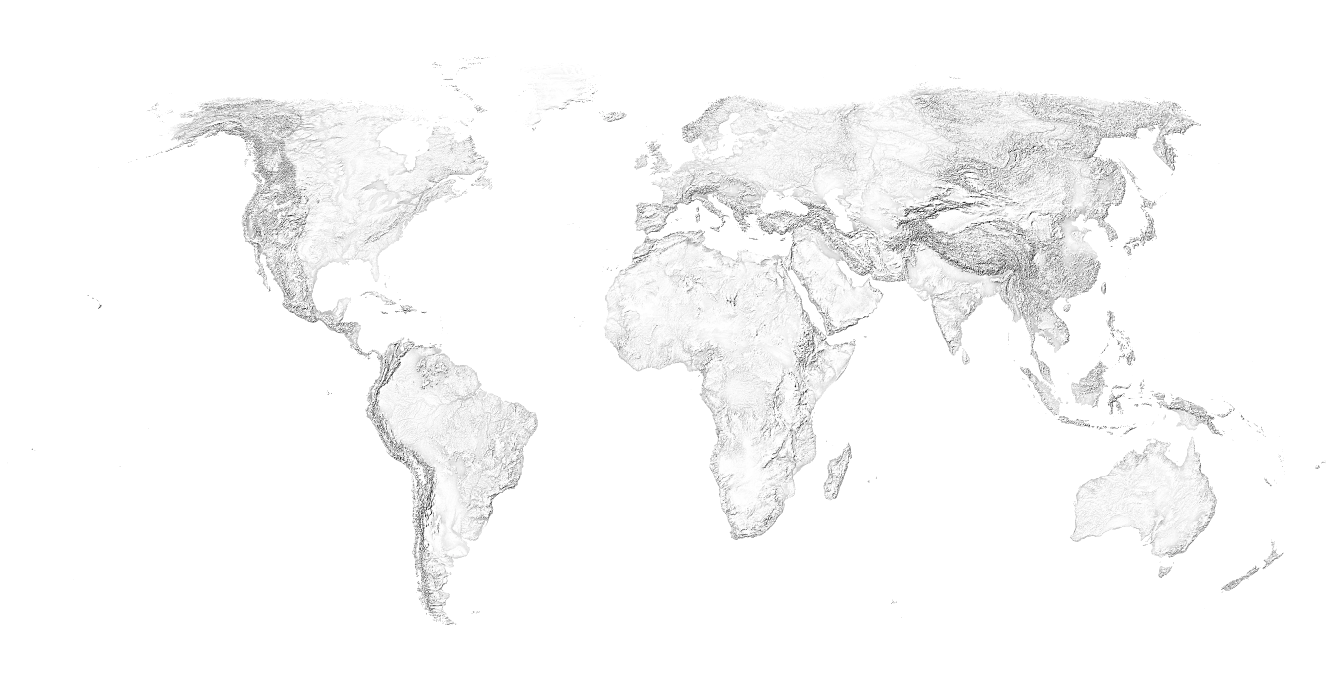
#> input picture relief.webp, 4000 x 2080 px (shown at 1/3 size)
$ python -i build.py   (imports and definitions only)
#> lines starting #> are read from the running program, lines starting #| are printed output that depends on the picture; after the words box and inside, x2 and y2 are one past the last pixel; in counts of white or black regions, pixels touching at a corner belong together
"""Build de l'atlas GeoGuessr : scanne images/, crée les miniatures, écrit data.js.

Usage : double-clic sur build.cmd, ou `python build.py` (Pillow requis : pip install pillow)

Arborescence :
  images/BR Brazil/telephone/DDD.png              pays (les 2 premières lettres = code ISO)
  images/_multi/JP+TW/phone/Japan.png         plusieurs pays
  images/_clusters/cyrillic/language/alphabet.png cluster (pays définis dans config.json)
  images/_world/bollard/europe.png                mondial
  Un dossier type peut combiner plusieurs types : .../bollard+poteau/fichier.png
  Un sous-dossier optionnel dans un type regroupe des fiches : images/ID Indonesia/other/Kabupaten/Java.png
  Le nom du fichier devient le titre de la fiche.
"""
import hashlib
import shutil
import json
import re
import sys
import unicodedata
from pathlib import Path

import numpy as np
from PIL import Image, ImageOps

ROOT = Path(__file__).parent
IMAGES, THUMBS, FULL = ROOT / "images", ROOT / "thumbs", ROOT / "thumbs" / "full"
CACHE_FILE = THUMBS / "_cache.json"
EXTS = {".png", ".jpg", ".jpeg", ".webp", ".gif", ".bmp"}
THUMB_MAX_W, THUMB_MAX_H = 900, 1600   # ~2x la taille affichée, net sur écran haute densité
LOWRES_PX = 1200                       # en dessous (plus grand côté), la fiche est signalée
LIGHT_SHARE = 0.45                     # part de pixels clairs au-delà de laquelle l'image est « sur fond blanc »
INK_COLOUR_MAX = 0.20                  # on n'inverse que si le dessin est quasi monochrome (sinon couleurs massacrées)
ANALYSE_V = 2                          # incrémenter pour forcer la ré-analyse de toutes les fiches

# [1 line that did not run here, left out]
# [1 line that did not run here, left out]
# [1 line that did not run here, left out]
# [1 line that did not run here, left out]
cache = json.loads(CACHE_FILE.read_text(encoding="utf-8")) if CACHE_FILE.exists() else {}

cards, problems, warnings, used_thumbs, used_full = [], [], [], set(), set()

# Titres : le nom de fichier nettoyé (bruit, pays redondant, mots collés), sauf correction dans titles.json
# titles.json : {"chemin/relatif/sous/images.png": "Titre voulu"} ou {"nom du fichier sans extension": "Titre"}
TITLE_FIXES = json.loads((ROOT / "titles.json").read_text(encoding="utf-8")) if (ROOT / "titles.json").exists() else {}
_world_js = (ROOT / "map.js").read_text(encoding="utf-8") if (ROOT / "map.js").exists() else ""
_names = {}
# [7 lines not run here, left out]
TITLE_JUNK = {"final", "version", "hopefully", "updated", "update", "darkmode", "lightmode", "nobg", "copy", "copie",
              "png", "jpg", "jpeg", "webp", "screenshot", "img", "new"}
TITLE_GLUED = {"licenceplates": "licence plates", "licenseplates": "license plates", "stateflags": "state flags",
               "woodenhouse": "wooden house", "areacodes": "area codes", "roadlines": "road lines"}
TITLE_STOP = {"of", "the", "and", "de", "la", "le", "les", "du", "des", "et", "in", "en"}


def _fold(s):
    return "".join(c for c in unicodedata.normalize("NFD", s) if not unicodedata.combining(c)).lower()


# [31 lines left out: function clean_title, not called in this run]

# Trainers : apps.json validé puis injecté dans data.js (la page tourne en file://, pas de fetch possible)
APP_STATUSES = {"live", "wip", "local", "idea", "archived"}   # archived : remplacé par un autre trainer, non affiché
APP_SHOWN = {"live", "wip"}                     # local/idea : pas d'URL en ligne, non affichés
known_iso = {d.name[:2] for d in IMAGES.iterdir() if d.is_dir() and not d.name.startswith("_")} if IMAGES.exists() else set()
apps = json.loads((ROOT / "apps.json").read_text(encoding="utf-8"))["apps"] if (ROOT / "apps.json").exists() else []
seen_ids = set()
# [18 lines not run here, left out]
shown_apps = [a for a in apps if a.get("status") in APP_SHOWN]

# Cœur commun : countries.json -> tgm-core.js (Atlas + copies des trainers qui l'utilisent)
sys.path.insert(0, str(ROOT / "tools"))
import tgm_core  # noqa: E402
# [1 line not run here, left out]


def analyse(src, dst):
    """Crée la miniature WebP et mesure la part de fond clair."""
#> called with src = 'relief.webp', dst = 'out.png'
    with Image.open(src) as im:
#> im is the input picture: PIL image 4000x2080 RGBA; mean R, G, B, A 221.6, 221.6, 221.6, 11.6
        im = ImageOps.exif_transpose(im)
        size = im.size
#> size = (4000, 2080)
        rgba = im.convert("RGBA")
        flat = Image.new("RGB", rgba.size, (255, 255, 255))
#> flat: PIL image 4000x2080 RGB; every value is 255
        flat.paste(rgba, mask=rgba.split()[3])
        sm = flat.resize((300, max(1, round(300 * size[1] / size[0]))))
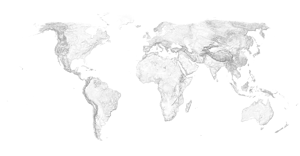
#> sm: PIL image 300x156 RGB; mean R, G, B 249, 249, 249
        L = np.asarray(sm.convert("L"))
        hsv = np.asarray(sm.convert("HSV"), dtype=np.float32) / 255
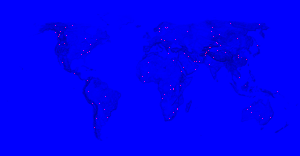
#> hsv: shape (156, 300, 3) float32; mean R, G, B 0.00168, 8.3e-06, 0.977
        ink = L < 226
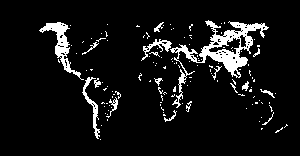
#> ink: shape (156, 300) bool; 7.7% white; 132 white regions (116 under 20 px), largest, box (x1, y1, x2, y2) and area: (170, 20, 269, 108) 1744, (39, 22, 84, 80) 583, (82, 77, 100, 139) 251
        light = 1 - ink.mean()
#> light = 0.923
        colour = ((hsv[..., 1] > .3) & (hsv[..., 2] > .2) & ink).sum() / max(ink.sum(), 1)
#> colour = 0
        thumb = flat.copy()
        thumb.thumbnail((THUMB_MAX_W, THUMB_MAX_H), Image.LANCZOS)
#> (the run stopped early here; a loop or call above may not have finished)
